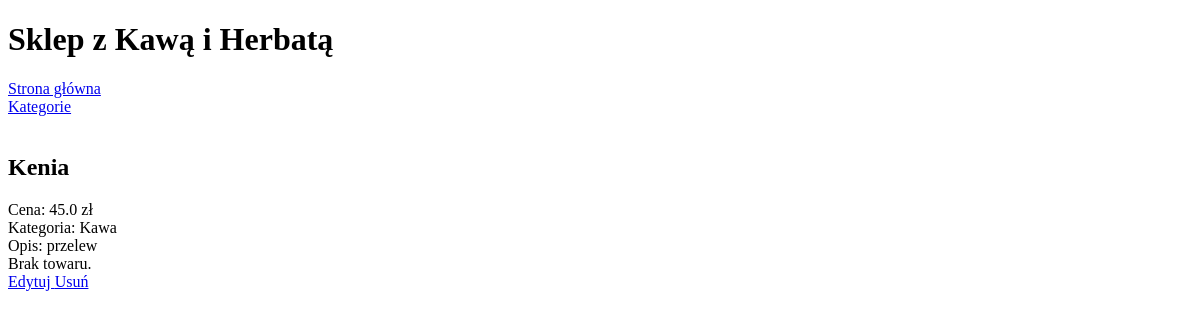
The page /product/2/ on the database as committed earlier.
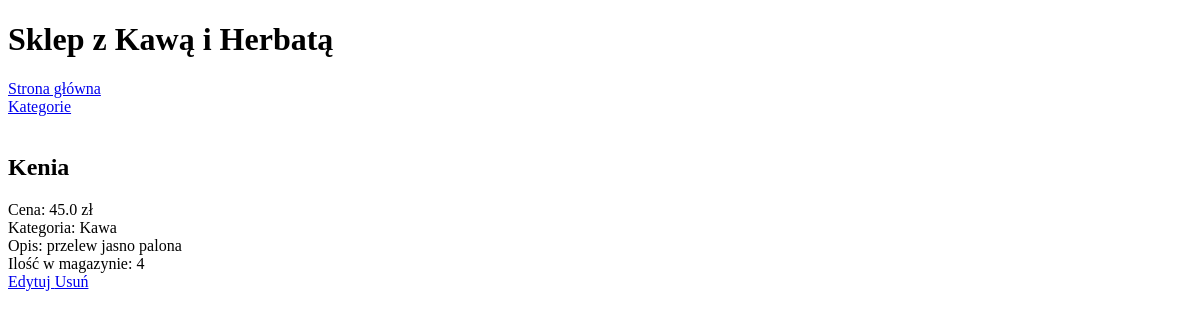
The same page on the database as committed later.
### mysite/models.py (models this page shows)
class Product(models.Model):
    name = models.CharField(max_length=50, null=True, blank=True)
    price =  models.FloatField(validators=[MinValueValidator(0)])
    category = models.ForeignKey(Category, models.PROTECT, null=True, blank=True)
    description = models.TextField(null=True, blank=True)
    availability = models.BooleanField()
    quantity = models.PositiveIntegerField()
    def __str__(self):
        return f'{self.name}'

class Category(models.Model):
    name = models.CharField(max_length=50, unique=True)
    def __str__(self):
        return f'{self.name}'

### mysite/views.py (the view)
# urls.py: path('product/<int:pk>/', views.ProductView.as_view(), name="details-product"),
class ProductView(DetailView):
    model = Product
    template_name = 'mysite/detail_product.html'

### mysite/templates/mysite/detail_product.html
{% extends "base.html" %}
{% block content %}
    <h2>{{object}}</h2>
    <div>
        <div>
            Cena: {{object.price}} zł
        </div>
        <div>
            Kategoria: {{object.category}}
        </div>
        <div>
            Opis: {{object.description}}
        </div>
        <div>
            {% if not object.availability or not object.quantity %}
                Brak towaru.
            {% else %}
                Ilość w magazynie: {{object.quantity}}
            {% endif %}
        </div>
        <a href="/product/{{object.id}}/update/">Edytuj </a>
        <a href="/product/{{object.id}}/delete/">Usuń </a>
    </div>
{% endblock %}

### ecommerce/templates/base.html (shortened to what this page needs)
<!DOCTYPE html>
<html>
  <head>
  </head>
  <body>
    <h1>Sklep z Kawą i Herbatą</h1>
    <div>
      <a href="/"> Strona główna </a>
    </div>
    <div>
      <a href="/category/"> Kategorie </a>
    </div>
    <br>
    {% block content %}{% endblock %}
  </body>
</html>

Rows that differ between the two databases and show on the page:
changed Product "Kenia": description "przelew" → "przelew jasno palona"; quantity (not shown) → "4"
Other text that changed with them:
text no longer shown: "Brak towaru."
text now shown: "Ilość w magazynie:"
